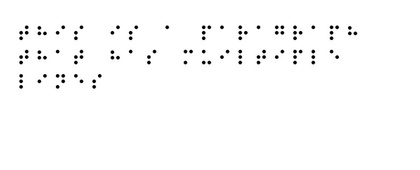
%> input picture COMS_5750/HW2/images/ec1/in/1.jpg, 420 x 170 px, shrunk from 690 x 280 before the run; the run also reads 1 picture not shown here
$ octave ec2.m   (GNU Octave 9; MATLAB toolbox functions it lacks are replaced by stand-ins)
%> lines starting %> are read from the running program, lines starting %| are printed output that depends on the picture; in (x1, y1, x2, y2) boxes, pixels count from 0 and x2, y2 are one past the last pixel; in counts of white or black regions, pixels touching at a corner belong together; the program's own positions count from 1
clear; clc; close all;

% -------------------- CONFIG --------------------
imgPath    = fullfile('..','..','images','ec2','in','1.jpg');   % change to 2.jpg if needed
th         = 0.5;
dilateIter = 3;
seSize     = 3;
margin     = 5;
debug      = false;

brailleDir = fullfile('..','..','braille_cutouts');

% Order matters (to reduce false positives with erosion-only matching):
letters = ['y','z','w','x','v','u','q','p','r','l','t','s','n','m','o','k','g','d','f','h','j','b','c','e','i','a'];
numbers = ['g','d','f','h','j','b','c','e','i','a'];

% --- Read image ---
a = imread(imgPath);
%> a is the input picture: size 170x420x3 uint8; min 0, max 255, mean 251.1
figure; imshow(a); title('Original');

% --- Binarize + invert ---
bi = binarizeInvert(a, th);
%> in binarizeInvert, `b  = im2bw(color_img, thresh);`:
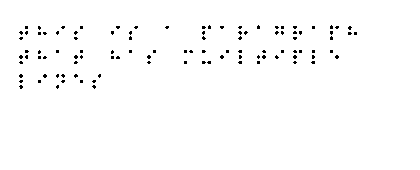
%> b: size 170x420 logical; 98.6% white; black in thin lines or dots, all inside (x1, y1, x2, y2) = (19, 25, 357, 89)
figure; imshow(bi); title('Inverted binary (dots=1)');

% --- Dilate several times to form blocks / help find grid gaps ---
se = strel('square', seSize);
d6 = bi;
for t = 1:dilateIter
    d6 = imdilate(d6, se);
end
%> this loop made 3 passes
%> pass 3, `d6 = imdilate(d6, se);`:
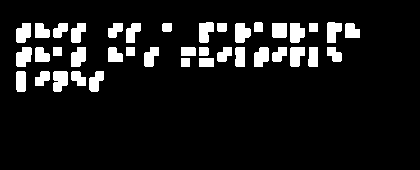
%> d6: size 170x420 logical; 9.7% white; 39 white regions, largest, box (x1, y1, x2, y2) and area: (53, 71, 68, 92) 267, (235, 23, 251, 43) 253, (16, 47, 32, 67) 250
figure; imshow(d6); title('Dilated mask');

% --- Find mid row indices of all-zero runs (grid lines / gaps) ---
rows = midIndicesOfZeroRuns(all(d6 == 0, 2));
%> in midIndicesOfZeroRuns, `zeroVec = logical(zeroVec);`: zeroVec = 170 logical values, 108 true
%> in midIndicesOfZeroRuns, `d = diff([false; zeroVec; false]);`: d = 171 values, max 1 at index 1, min -1 at index 23, mean 0
%> in midIndicesOfZeroRuns, `starts = find(d == 1);`: starts = [1; 44; 68; 93]
%> in midIndicesOfZeroRuns, `ends_  = find(d == -1) - 1;`: ends_ = [22; 47; 71; 170]
%> in midIndicesOfZeroRuns, `mids = floor((starts + ends_) / 2);`: mids = [11; 45; 69; 131]
%> rows = [22; 45; 69; 93]
cols = midIndicesOfZeroRuns(all(d6 == 0, 1));
%> cols = 20 values from 16 to 361

rows = round(rows(:));
cols = round(cols(:));

% Optional: visualize grid lines
output_img = a;
for i = 1:numel(rows)
    y = rows(i);
    output_img = insertShape(output_img, 'Line', [1, y, size(output_img,2), y], ...
        'Color', [255 0 0], 'LineWidth', 2);
end
%> this loop made 4 passes
%> y on passes 1 to 4: 22, 45, 69, 93
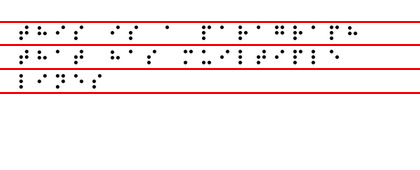
%> output_img: size 170x420x3 uint8; 4.71% of pixels changed, all inside (x1, y1, x2, y2) = (0, 21, 420, 94)
for j = 1:numel(cols)
    x = cols(j);
    output_img = insertShape(output_img, 'Line', [x, 1, x, size(output_img,1)], ...
        'Color', [255 0 0], 'LineWidth', 2);
end
%> this loop made 20 passes
%> x on passes 1 to 12: 16, 34, 52, 70, 88, 106, 125, 143, 161, 177, 198, 216
%> pass 1, `output_img = insertShape(output_img, 'Line', [x, 1, x, size(output_img..`:
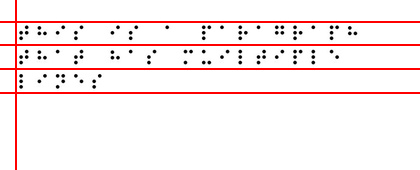
%> output_img: size 170x420x3 uint8; 0.45% of pixels changed, all inside (x1, y1, x2, y2) = (15, 0, 17, 170)
%> after the loop:
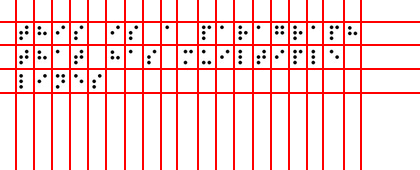
%> output_img: size 170x420x3 uint8; 9.08% of pixels changed, all inside (x1, y1, x2, y2) = (15, 0, 362, 170)
figure; imshow(output_img); title('Grid lines');

% --- Crop each cell and print detected letters as a grid ---
output_img = a;
H = size(output_img, 1);
%> H = 170
W = size(output_img, 2);
%> W = 420

space_count = 0;
is_number = false;
for i = 1:(numel(rows)-1)
    for j = 1:(numel(cols)-1)

        r1 = rows(i);
%> r1 = 22
        r2 = rows(i+1) - 1 + margin;
%> r2 = 49
        c1 = cols(j);
%> c1 = 16
        c2 = cols(j+1) - 1 + margin;
%> c2 = 38

        % Clamp to image bounds
        r1 = max(1, r1);  c1 = max(1, c1);
        r2 = min(H, r2);  c2 = min(W, c2);

        % Validate crop
        if r1 > r2 || c1 > c2
            fprintf(' '); % print blank
            continue;
        end

        patch = output_img(r1:r2, c1:c2, :);

        if debug
            figure; imshow(patch); title(sprintf('Patch r[%d:%d], c[%d:%d]', r1,r2,c1,c2));
        end
        if is_number == false
            is_number = isNumber(patch, brailleDir, th);
            if is_number == true
                continue;
            end
        end

        letter = identifyLetter(patch, brailleDir, th, letters, debug);
        if is_number == false && letter == ' '
            space_count = space_count + 1;
            if space_count == 2
                break;
            end
        else
            space_count = 0;
        end
        if is_number
            is_number = false;
            if letter == 'a'
                fprintf('1');
            elseif letter == 'b'
                fprintf('2');
            elseif letter == 'c'
                fprintf('3');
            elseif letter == 'd'
                fprintf('4');
            elseif letter == 'e'
                fprintf('5');
            elseif letter == 'f'
                fprintf('6');
            elseif letter == 'g'
                fprintf('7');
            elseif letter == 'h'
                fprintf('8');
            elseif letter == 'i'
                fprintf('9');
            elseif letter == 'j'
                fprintf('0');
            end
        else
            fprintf('%c', letter);
        end
        if j < numel(cols)-2 && cols(j + 1) - cols(j) > 44
            fprintf(' ');
        end
    end
    fprintf('\n');
end

% ===================== FUNCTIONS =====================

function bi = binarizeInvert(color_img, thresh)
    b  = im2bw(color_img, thresh);
    bi = ~b;
end

function strelMask = loadStrelFromImage(path, thresh)
    se = imread(path);
    strelMask = binarizeInvert(se, thresh);
end


function result = isNumber(color_patch, brailleDir, thresh)
    result = false;
    bi = binarizeInvert(color_patch, thresh);
%> in binarizeInvert (call 2), `b  = im2bw(color_img, thresh);`: b: size 28x23 logical; 94.3% white; black in thin lines or dots, all inside (x1, y1, x2, y2) = (4, 5, 13, 19)
    braillePath = fullfile(brailleDir, 'number_indicator.jpg');

    strelMask = loadStrelFromImage(braillePath, thresh);
    positions = imerode(bi, strelMask);
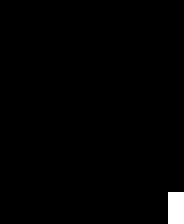
%> positions: size 28x23 logical (shown 8 times larger); 1.2% white; 1 white region (1 under 20 px)

    H = size(positions,1);
%> H = 28
    W = size(positions,2);
%> W = 23

    win = 20;
    r1 = floor((H - win)/2) + 1;
%> r1 = 5
    c1 = floor((W - win)/2) + 1;
%> c1 = 2
    r2 = min(H, r1 + win - 1);
%> r2 = 24
    c2 = min(W, c1 + win - 1);
%> c2 = 21

    centerPatch = positions(r1:r2, c1:c2);
%> centerPatch: size 20x20 logical; every value is 0
%> `is_number = isNumber(patch, brailleDir, th);`: is_number = false

    if any(centerPatch(:))
        result = true;
        return;
    end
end

function letter = identifyLetter(color_patch, brailleDir, thresh, letters, debug)
%> called with brailleDir = '../../braille_cutouts', thresh = 0.5, letters = 'yzwxvuqprltsnmokgdfhjbceia', debug = false
    letter = ' ';

    bi = binarizeInvert(color_patch, thresh);
    padCols = 5;
    bi = padarray(bi, [0 padCols], 0, 'post');
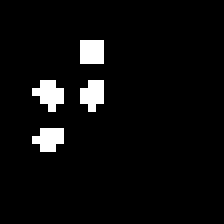
%> bi: size 28x28 logical (shown 8 times larger); 4.7% white in thin lines or dots, all inside (x1, y1, x2, y2) = (4, 5, 13, 19)
%> `letter = identifyLetter(patch, brailleDir, th, letters, debug);`: letter = ' '

    if debug
        figure; imshow(bi); title('Patch binary (dots=1)');
    end

    for k = 1:numel(letters)
        ch = letters(k);
        braillePath = fullfile(brailleDir, [ch '.jpg']);

        if ~isfile(braillePath)
            continue;
        end

        strelMask = loadStrelFromImage(braillePath, thresh);
        if ch == 'e' || ch == 'j' || ch == 'i'
            strelMask = imerode(strelMask, strel('square', 3));
        end
        positions = imerode(bi, strelMask);

        % positions is a binary/logical image
        H = size(positions,1);
        W = size(positions,2);

        win = 20;
        r1 = floor((H - win)/2) + 1;
        c1 = floor((W - win)/2) + 1;
        r2 = min(H, r1 + win - 1);
        c2 = min(W, c1 + win - 1);

        centerPatch = positions(r1:r2, c1:c2);

        if any(centerPatch(:))
            letter = ch;
            return;
        end
    end
end

function mids = midIndicesOfZeroRuns(zeroVec)
    zeroVec = logical(zeroVec);

    if iscolumn(zeroVec)
        d = diff([false; zeroVec; false]);
    else
        d = diff([false, zeroVec, false]);
    end

    starts = find(d == 1);
    ends_  = find(d == -1) - 1;

    mids = floor((starts + ends_) / 2);

    % Optional edge handling (same logic you had):
    if ~isempty(mids)
        if starts(1) == 1
            mids(1) = ends_(1);
        end
        if ends_(end) == numel(zeroVec)
            mids(end) = starts(end);
        end
    end
end
